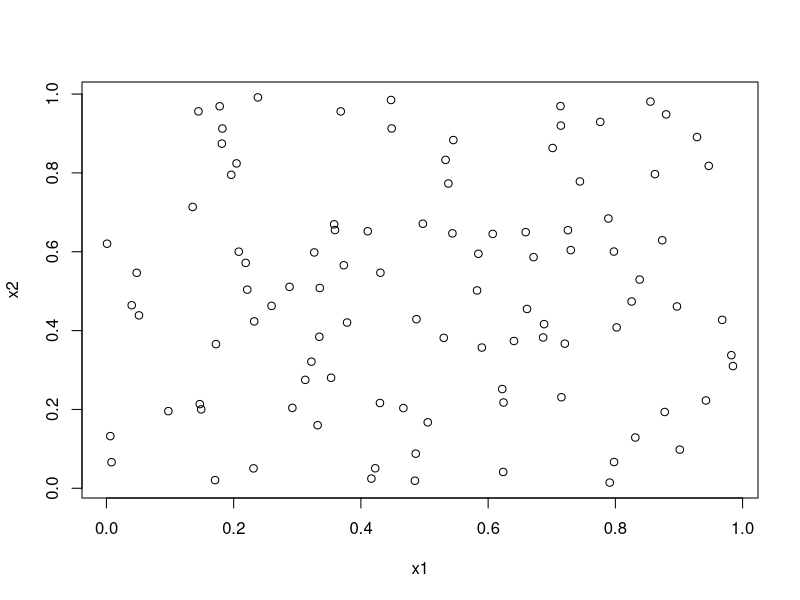
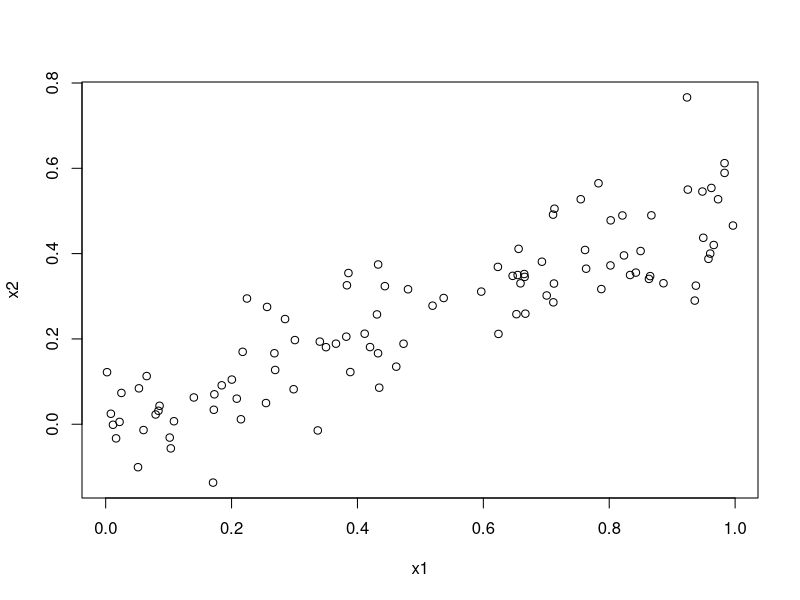

Recreate these plots in R, in order.
library(ggplot2)

n<-100
x1<-runif(n,min=0,max=1)
x2<-runif(n,min=0,max=1)
epsilon<-rnorm(n)
y<-2+2*x1+0.3*x2+epsilon

ajuste<-lm(y~x1+x2)
beta_sombrero<-ajuste$coefficients

y_sombrero<-beta_sombrero[1]+beta_sombrero[2]*x1+beta_sombrero[3]*x2

plot(x1,x2)
cor(x1,x2)

#=================================================================
#b)

n<-100
x1<-runif(n,min=0,max=1)
x2<-0.5*x1+rnorm(100)/10

epsilon<-rnorm(n)

y<-2+2*x1+0.3*x2+epsilon

ajuste<-lm(y~x1+x2)
beta_sombrero<-ajuste$coefficients

y_sombrero<-beta_sombrero[1]+beta_sombrero[2]*x1+beta_sombrero[3]*x2

plot(x1,x2)
cor(x1,x2)

